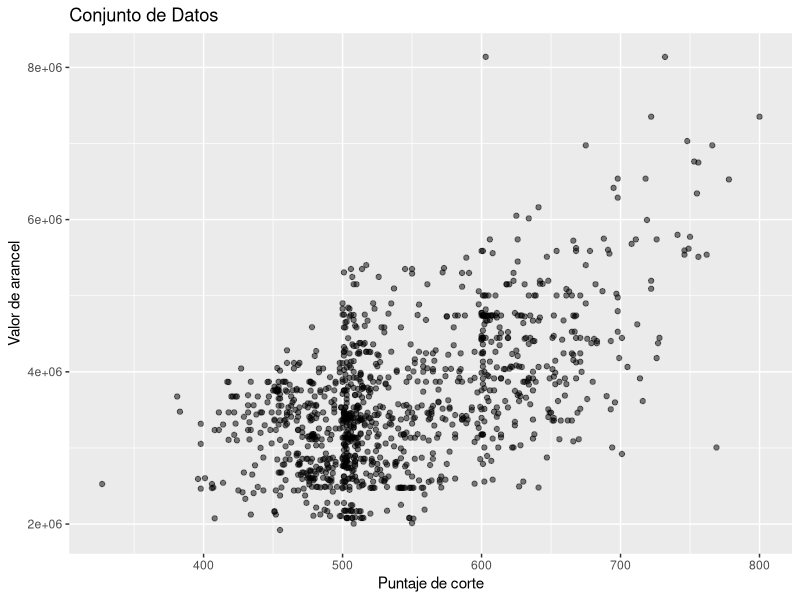
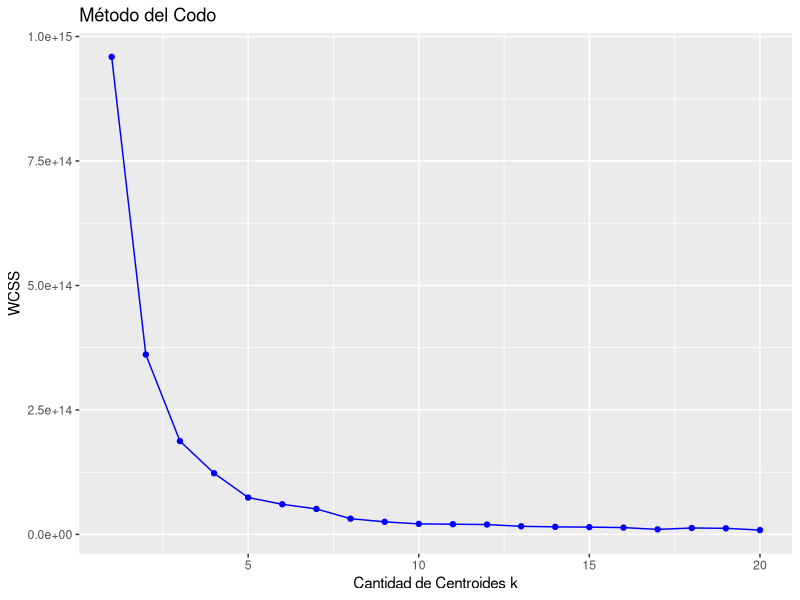
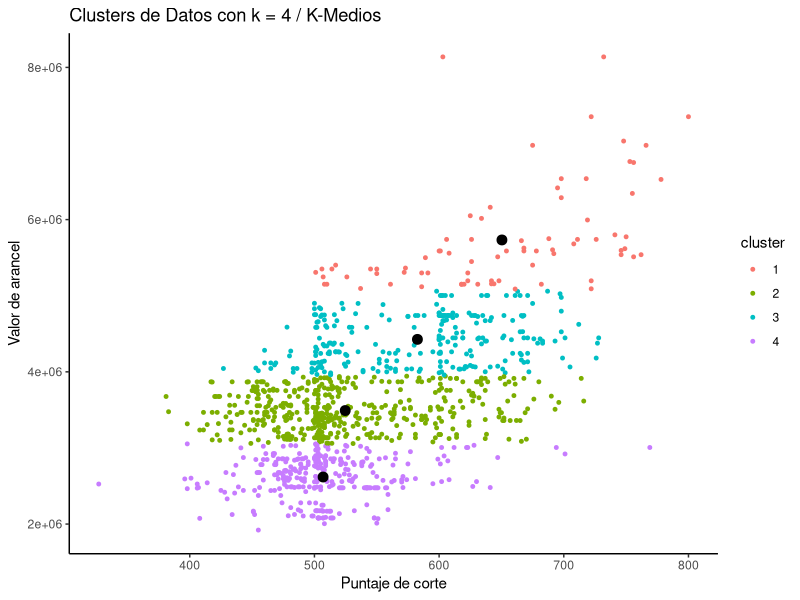
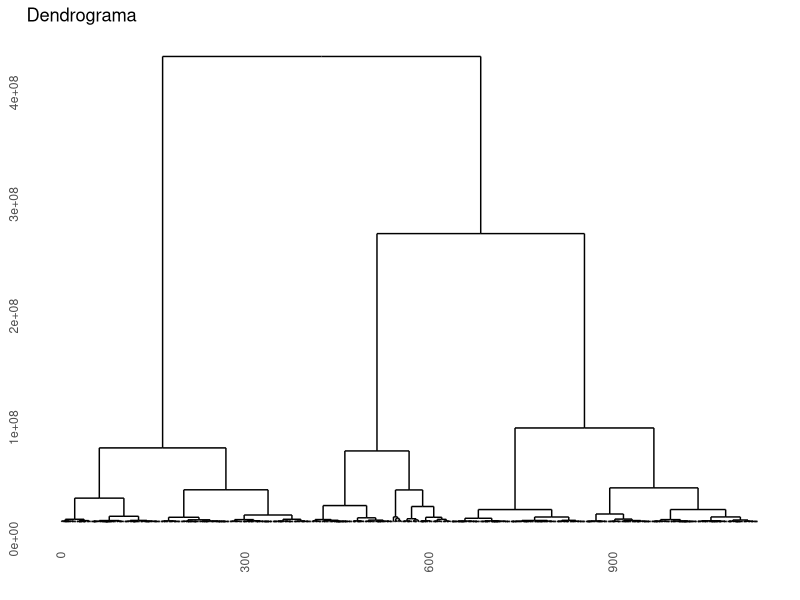
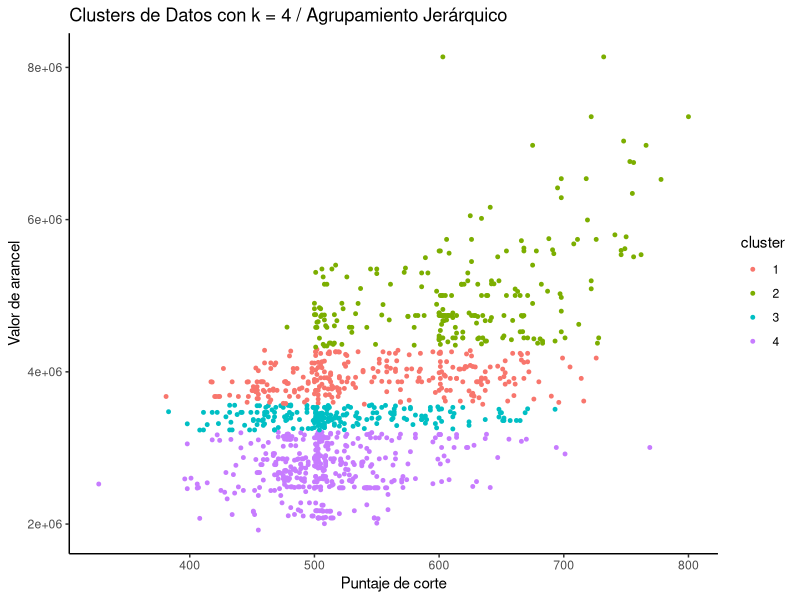

Write R code to recreate these figures, in order.
# Preparamos el espacio de trabajo
# Cargamos los datos --------------------------------------------------------------------------

library(data.table
)

data <- fread(
  # Ubicación del archivo
  input = "data/base_indices_2005-2021.csv",
  colClasses = c("numeric","numeric")
)[`Valor de arancel`>1000,]

lapply(data, class)

summary(data)

# Guardamos los datos procesados ------------------------------------------------

saveRDS(data, file = "data/data.RDS")


# Graficamos de forma exploratoria los datos ------------------------------

library(ggplot2)
ggplot(aes(x = `Puntaje de corte`, y = `Valor de arancel`), data = data) + geom_point( alpha = 0.5) + ggtitle('Conjunto de Datos')


# Agrupamiento K-means ----------------------------------------------------



# Utilizar el método del codo para determinar la cantidad de centroides

set.seed(1234)
wcss <- vector()
for(i in 1:20){
  wcss[i] <- sum(kmeans(data, i)$withinss)
}


#Graficar
ggplot() + geom_point(aes(x = 1:20, y = wcss), color = 'blue') + 
  geom_line(aes(x = 1:20, y = wcss), color = 'blue') + 
  ggtitle("Método del Codo") + 
  xlab('Cantidad de Centroides k') + 
  ylab('WCSS')


#Una vez seleccionada la cantidad de centroides, se aplica el algoritmo con esa cantidad


set.seed(1234)
kmeans <- kmeans(data, 4, iter.max = 1000, nstart = 10)


#Ahora graficamos los clusters

data$cluster_KM <- kmeans$cluster
ggplot() + geom_point(aes(x = `Puntaje de corte`, y = `Valor de arancel`, color = as.factor(cluster_KM)), data = data, size = 1) +
  geom_point(aes(x = kmeans$centers[, 1], y = kmeans$centers[, 2]), color = 'black', size = 3) +
  labs(x='Puntaje de corte', y='Valor de arancel', col='cluster') +
  ggtitle('Clusters de Datos con k = 4 / K-Medios') +
  theme_classic()



# Agrupamiento Jerárquico -------------------------------------------------

#Se debe instalar y cargar la librería para graficar dendrogramas
install.packages('ggdendro')
library(ggdendro)

#Se grafica el dendrograma
dendrogram <- hclust(dist(data, method = 'euclidean'), method = 'ward.D')
ggdendrogram(dendrogram, rotate = FALSE, labels = FALSE, theme_dendro = TRUE) + 
  labs(title = "Dendrograma")

#se realiza un corte del dendrograma para limitar los centroides utilizando método euclideano
agrupamientoJ <- hclust(dist(data, method = 'euclidean'), method = 'ward.D')
clases_aj <- cutree(agrupamientoJ, k = 4)
data$clusterAJ <- clases_aj

#Se grafica nuevamente para revisar agrupamiento
ggplot() + geom_point(aes(x = `Puntaje de corte`, y = `Valor de arancel`, color = as.factor(clusterAJ)), data = data, size = 1) +
  ggtitle('Clusters de Datos con k = 4 / Agrupamiento Jerárquico') + 
  labs(x='Puntaje de corte', y='Valor de arancel', col='cluster') +
  theme_classic()

#Para visualizar la información de ambos modelos, revisan los resultados del agrupamiento para cada modelo en distintas columnas agregadas a la tabla original----


View(data)
